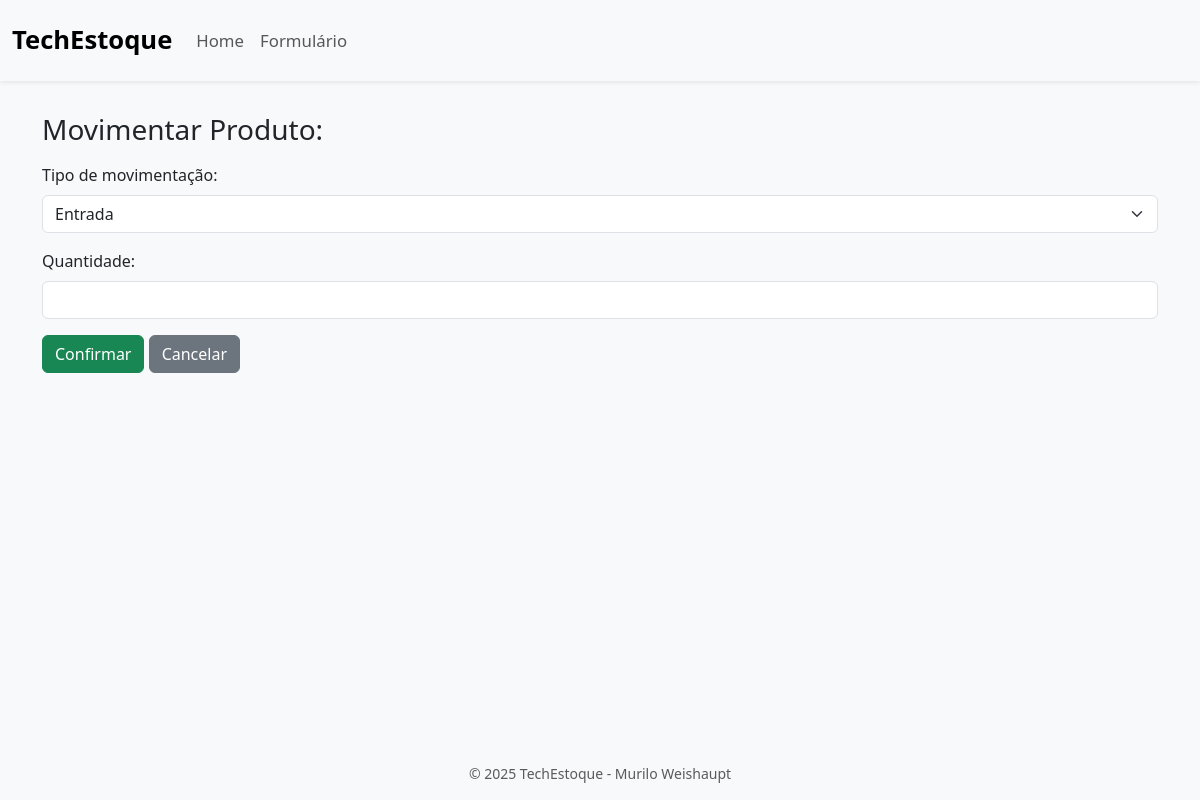
Page /estoque/movimentar/11 on the earlier database version.
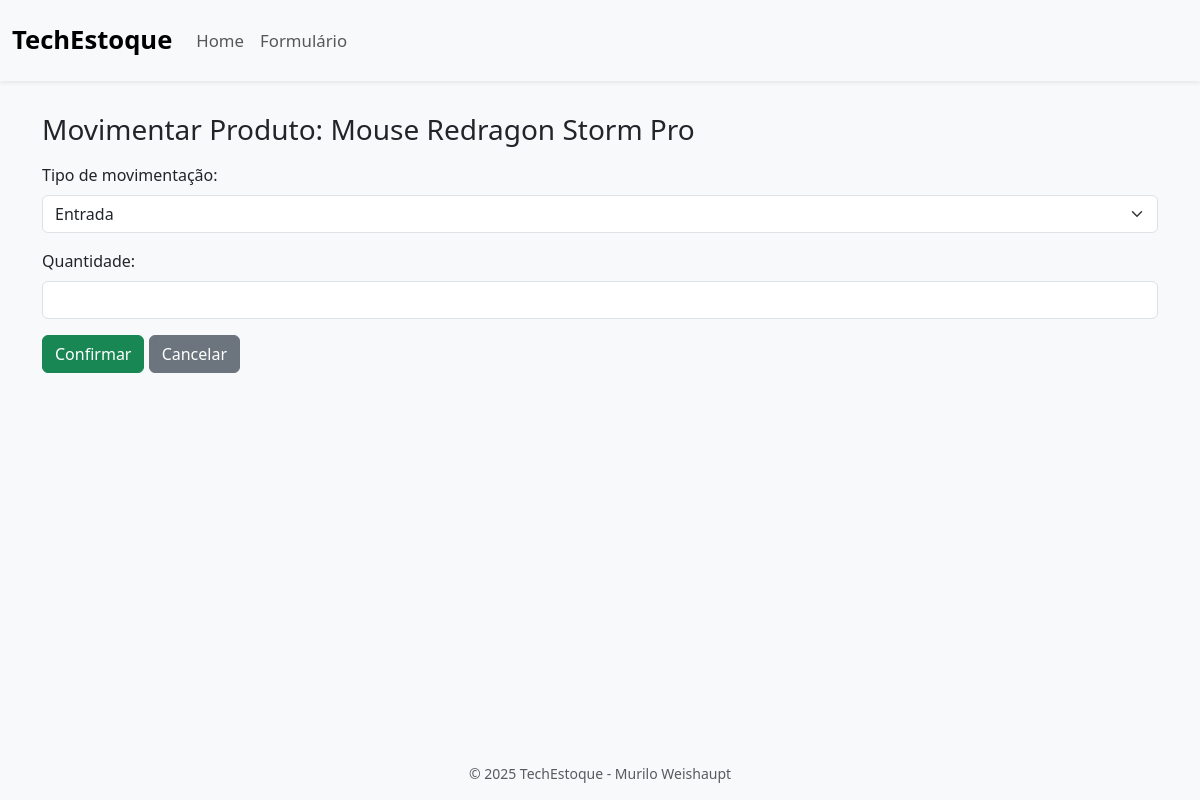
Same page on the later database version.
### tables this page shows
CREATE TABLE produtos (
                    ID INTEGER PRIMARY KEY AUTOINCREMENT,
                    NOME TEXT,
                    QUANTIDADE_ESTOQUE INTEGER,
                    FABRICANTE TEXT,
                    DESCRICAO TEXT,
                    PRECO REAL);

### routes/produto.py (the view, shortened to what this page needs)
@bp_produto.route("/movimentar/<int:id>", methods=["GET", "POST"])
def movimentar_produto(id):
    with sql.connect("form_db.db") as con:
        con.row_factory = sql.Row
        cur = con.cursor()
        cur.execute("SELECT * FROM produtos WHERE ID = ?", (id,))
        produto = cur.fetchone()
    return render_template("movimentacao_produto.html", produto=produto)

### templates/movimentacao_produto.html (shortened to what this page needs)
{% extends 'layout.html' %}
{% block body %}
<h3 class="mb-3">Movimentar Produto: {{ produto.NOME }}</h3>
<form method="POST">
  <div class="mb-3">
    <label for="tipo_movimentacao" class="form-label">Tipo de movimentação:</label>
    <select name="tipo_movimentacao" class="form-select" required>
      <option value="entrada">Entrada</option>
    </select>
  </div>
  <div class="mb-3">
    <label for="quantidade" class="form-label">Quantidade:</label>
    <input type="number" name="quantidade" class="form-control" required min="1">
  </div>
  <button type="submit" class="btn btn-success">Confirmar</button>
  <a href="{{ url_for('produto.index') }}" class="btn btn-secondary">Cancelar</a>
</form>
{% endblock %}

Differences in the rows shown:
added produtos: NOME "Mouse Redragon Storm Pro"
